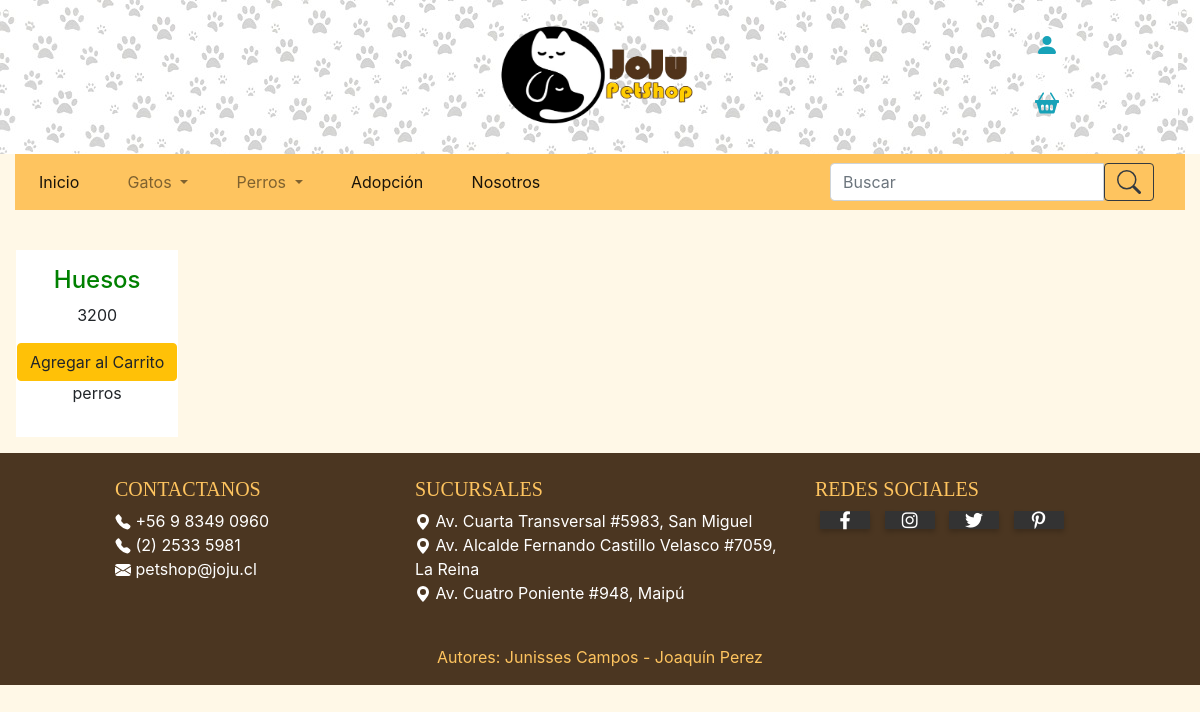
Screenshot of /adultodog with the database file from the repository.
### gestorProducto/models.py (models this page shows, shortened)
class Producto(models.Model):
    marca        = models.ForeignKey(Marca, blank=True, null=True, on_delete=models.SET_NULL)
    categoria    = models.ForeignKey(Categoria, blank=True, null=True, on_delete=models.SET_NULL)
    nombre       = models.TextField(max_length=60)
    codigo       = models.DecimalField(max_digits=13, decimal_places=0)
    descripcion  = models.TextField(max_length = 200)
    stock        = models.IntegerField()
    precioCosto  = models.IntegerField()
    precioVenta  = models.IntegerField()

### gestorProducto/views.py (the view)
# urls.py: path('adultodog',views.alimentoadultodog, name='adultodog'),
def alimentoadultodog(request):
    lista = Producto.objects.filter(categoria__nombre = "Comida Perro Adulto")
    contexto = {'lista' : lista}
    return render(request,'alimentoadultodog.html', contexto)

### gestorProducto/Templates/alimentoadultodog.html (shortened to what this page needs)
{% extends "index.html"%}
{% block listado %}
{% for fila in lista %}
{% if forloop.first %}<div class="row">{% endif %}
<div class="prod">
	<div class ="row justify-content-center">
		<div>
			<div class="table-responsive">
							<h4>{{ fila.nombre }}</h4>
							<p>{{ fila.precioVenta }}</p>
							<button id="producto1" class="btn btn-warning">Agregar al Carrito</button>
							<p>{{ fila.descripcion }}</p>
			</div>
		</div>
	</div>
</div>
	{% if forloop.last %}</div>{% endif %}
{% endfor %}
{% endblock %}

### gestorProducto/static/css/Estilosindex.css (style rules this page uses)
body { background-color: #FFF8E7; }

### gestorProducto/static/css/EstiloCompra.css (style rules this page uses)
h4 { color:green; }
.prod { background-color:white; margin: 1rem; padding: 1rem; text-align: center; float: left; }

### gestorProducto/static/css/Estilos.css (style rules this page uses)
* { margin: 0; padding: 0; box-sizing: border-box; }

### rows the page displays
Producto: nombre "Huesos", precioVenta "3200", descripcion "perros"
